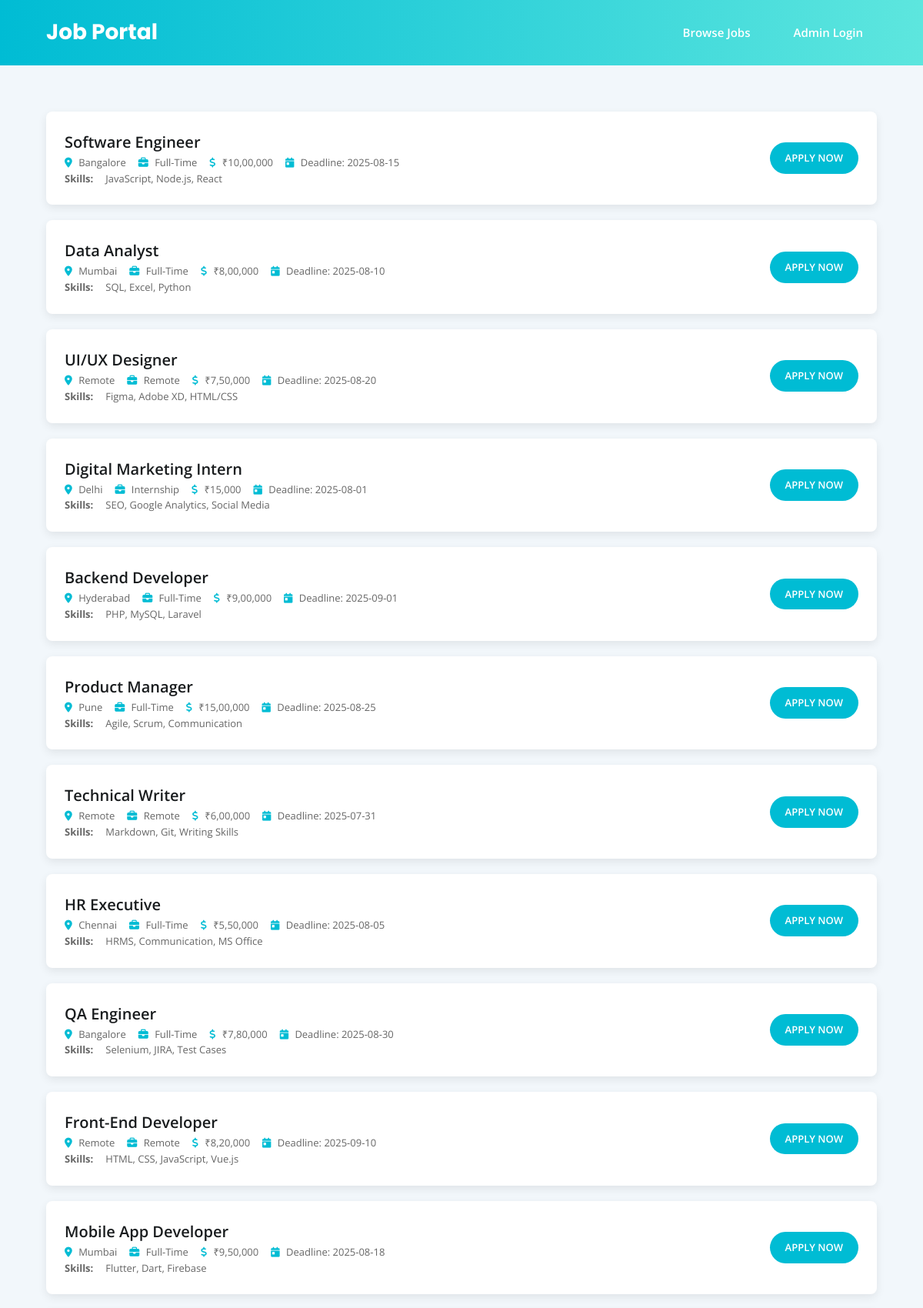
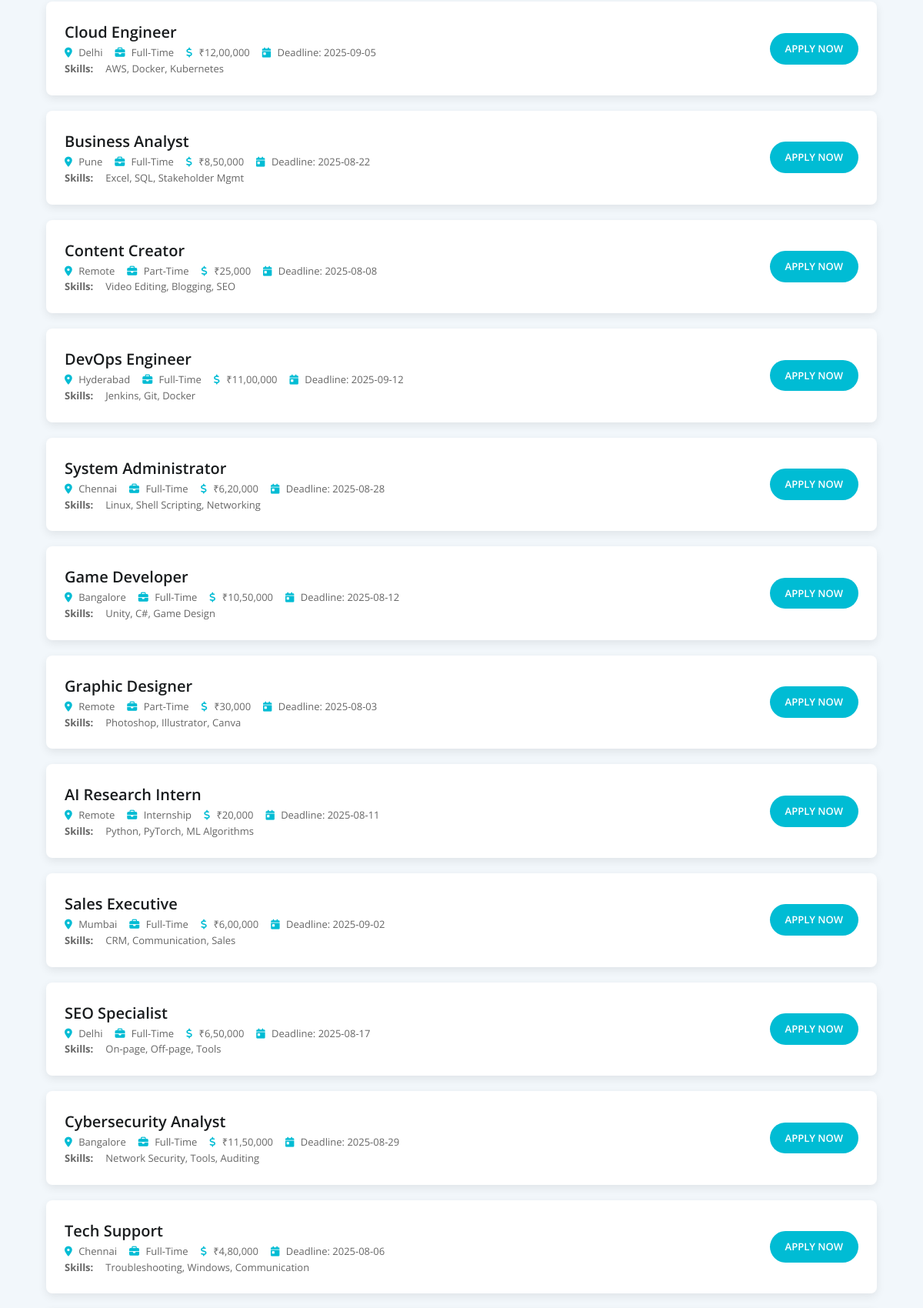
The page /public/index.php (upper part) on the database its author committed (2 pictures, top to bottom).
### tables this page shows
CREATE TABLE IF NOT EXISTS jobs (
  id INT AUTO_INCREMENT PRIMARY KEY,
  title VARCHAR(150) NOT NULL,
  location VARCHAR(150) NOT NULL,
  type ENUM('Full-Time', 'Part-Time', 'Internship', 'Remote') NOT NULL,
  description TEXT NOT NULL,
  skills TEXT NOT NULL,
  salary VARCHAR(100) NOT NULL,
  deadline DATE NOT NULL,
  status ENUM('Open', 'Closed') DEFAULT 'Open',
  created_at DATETIME DEFAULT CURRENT_TIMESTAMP
);

### public/index.php (the view, shortened to what this page needs)
<?php
require '../config/db.php';
$query = "SELECT * FROM jobs WHERE status = 'Open' ORDER BY created_at DESC";
$result = $conn->query($query);
?>
<!DOCTYPE html>
<html lang="en">
<head>
  <link rel="stylesheet" href="../assets/css/style.css"/>
  <link rel="stylesheet" href="https://cdnjs.cloudflare.com/ajax/libs/font-awesome/6.5.0/css/all.min.css"/>
</head>
<body>
  <header class="header">
    <div class="container header-content">
      <h1 class="site-title">Job Portal</h1>
      <nav class="nav">
        <ul class="nav-menu">
          <li><a href="index.php">Browse Jobs</a></li>
          <li><a href="../admin/login.php">Admin Login</a></li>
        </ul>
      </nav>
    </div>
  </header>
  <section class="job-listing-container">
    <div class="container">
      <?php if ($result->num_rows > 0): ?>
        <?php while ($job = $result->fetch_assoc()): ?>
          <div class="job-card">
            <div class="job-info">
              <h3><?= htmlspecialchars($job['title']) ?></h3>
              <div class="details">
                <span><i class="fas fa-map-marker-alt"></i> <?= htmlspecialchars($job['location']) ?></span>
                <span><i class="fas fa-briefcase"></i> <?= htmlspecialchars($job['type']) ?></span>
                <span><i class="fas fa-dollar-sign"></i> <?= htmlspecialchars($job['salary']) ?></span>
                <span><i class="fas fa-calendar-day"></i> Deadline: <?= htmlspecialchars($job['deadline']) ?></span>
              </div>
              <div class="details">
                <strong>Skills:</strong> <?= htmlspecialchars($job['skills']) ?>
              </div>
            </div>
            <a href="job.php?id=<?= $job['id'] ?>" class="btn btn-apply">Apply Now</a>
          </div>
        <?php endwhile; ?>
      <?php else: ?>
        <p>No job listings found.</p>
      <?php endif; ?>
    </div>
  </section>
</body>
</html>

### assets/css/style.css (style rules this page uses)
* { box-sizing: border-box; margin: 0; padding: 0; }
html, body { height: 100%; display: flex; flex-direction: column; }
body { font-family: 'Open Sans', sans-serif; font-size: 15px; line-height: 1.6; background: url('../image/bg.jpg') center center / cover no-repeat fixed; background-size: cover; background-position: center; background-repeat: no-repeat; background-attachment: fixed; color: #333; height: 100%; display: flex; flex-direction: column; }
.container { width: 90%; max-width: 1200px; margin: 0 auto; }
a { text-decoration: none; color: #00bcd4; transition: 0.3s ease; }
.header { background: linear-gradient(90deg, #00bcd4, #5de6de); padding: 20px 0; box-shadow: 0 4px 8px rgba(0,188,212,0.15); }
.header-content { display: flex; justify-content: space-between; align-items: center; }
.site-title { font-family: 'Poppins', sans-serif; font-size: 28px; font-weight: 700; color: #fff; }
.nav-menu { list-style: none; display: flex; gap: 20px; }
.nav-menu li a { padding: 10px 18px; border-radius: 6px; font-weight: 600; color: #fff; }
.btn { display: inline-block; padding: 12px 28px; font-size: 14px; font-weight: 600; border-radius: 30px; cursor: pointer; text-transform: uppercase; transition: 0.3s ease; }
.btn-apply { background: #00bcd4; color: #fff; padding: 10px 20px; border-radius: 30px; font-size: 13px; font-weight: 600; }
.job-listing-container { padding: 60px 0; background-color: #f2f7fb; }
.job-card { background: #fff; border-radius: 8px; box-shadow: 0 4px 12px rgba(0,0,0,0.08); padding: 24px; margin-bottom: 20px; display: flex; justify-content: space-between; align-items: center; }
.job-info { flex: 1; }
.job-info h3 { font-size: 20px; font-weight: 600; color: #191c1e; }
.job-info .details { display: flex; flex-wrap: wrap; gap: 16px; font-size: 13px; color: #666; }
.job-info .details i { margin-right: 5px; color: #00bcd4; }

### rows shown on the page
jobs: title "Software Engineer", location "Bangalore", type "Full-Time", salary "₹10,00,000", deadline "2025-08-15", skills "JavaScript, Node.js, React"
jobs: title "Data Analyst", location "Mumbai", type "Full-Time", salary "₹8,00,000", deadline "2025-08-10", skills "SQL, Excel, Python"
jobs: title "UI/UX Designer", location "Remote", type "Remote", salary "₹7,50,000", deadline "2025-08-20", skills "Figma, Adobe XD, HTML/CSS"
jobs: title "Digital Marketing Intern", location "Delhi", type "Internship", salary "₹15,000", deadline "2025-08-01", skills "SEO, Google Analytics, Social Media"
jobs: title "Backend Developer", location "Hyderabad", type "Full-Time", salary "₹9,00,000", deadline "2025-09-01", skills "PHP, MySQL, Laravel"
jobs: title "Product Manager", location "Pune", type "Full-Time", salary "₹15,00,000", deadline "2025-08-25", skills "Agile, Scrum, Communication"
jobs: title "Technical Writer", location "Remote", type "Remote", salary "₹6,00,000", deadline "2025-07-31", skills "Markdown, Git, Writing Skills"
jobs: title "HR Executive", location "Chennai", type "Full-Time", salary "₹5,50,000", deadline "2025-08-05", skills "HRMS, Communication, MS Office"
jobs: title "QA Engineer", location "Bangalore", type "Full-Time", salary "₹7,80,000", deadline "2025-08-30", skills "Selenium, JIRA, Test Cases"
jobs: title "Front-End Developer", location "Remote", type "Remote", salary "₹8,20,000", deadline "2025-09-10", skills "HTML, CSS, JavaScript, Vue.js"
jobs: title "Mobile App Developer", location "Mumbai", type "Full-Time", salary "₹9,50,000", deadline "2025-08-18", skills "Flutter, Dart, Firebase"
jobs: title "Cloud Engineer", location "Delhi", type "Full-Time", salary "₹12,00,000", deadline "2025-09-05", skills "AWS, Docker, Kubernetes"
jobs: title "Business Analyst", location "Pune", type "Full-Time", salary "₹8,50,000", deadline "2025-08-22", skills "Excel, SQL, Stakeholder Mgmt"
jobs: title "Content Creator", location "Remote", type "Part-Time", salary "₹25,000", deadline "2025-08-08", skills "Video Editing, Blogging, SEO"
jobs: title "DevOps Engineer", location "Hyderabad", type "Full-Time", salary "₹11,00,000", deadline "2025-09-12", skills "Jenkins, Git, Docker"
jobs: title "System Administrator", location "Chennai", type "Full-Time", salary "₹6,20,000", deadline "2025-08-28", skills "Linux, Shell Scripting, Networking"
jobs: title "Game Developer", location "Bangalore", type "Full-Time", salary "₹10,50,000", deadline "2025-08-12", skills "Unity, C#, Game Design"
jobs: title "Graphic Designer", location "Remote", type "Part-Time", salary "₹30,000", deadline "2025-08-03", skills "Photoshop, Illustrator, Canva"
jobs: title "AI Research Intern", location "Remote", type "Internship", salary "₹20,000", deadline "2025-08-11", skills "Python, PyTorch, ML Algorithms"
jobs: title "Sales Executive", location "Mumbai", type "Full-Time", salary "₹6,00,000", deadline "2025-09-02", skills "CRM, Communication, Sales"
jobs: title "SEO Specialist", location "Delhi", type "Full-Time", salary "₹6,50,000", deadline "2025-08-17", skills "On-page, Off-page, Tools"
jobs: title "Cybersecurity Analyst", location "Bangalore", type "Full-Time", salary "₹11,50,000", deadline "2025-08-29", skills "Network Security, Tools, Auditing"
jobs: title "Tech Support", location "Chennai", type "Full-Time", salary "₹4,80,000", deadline "2025-08-06", skills "Troubleshooting, Windows, Communication"
